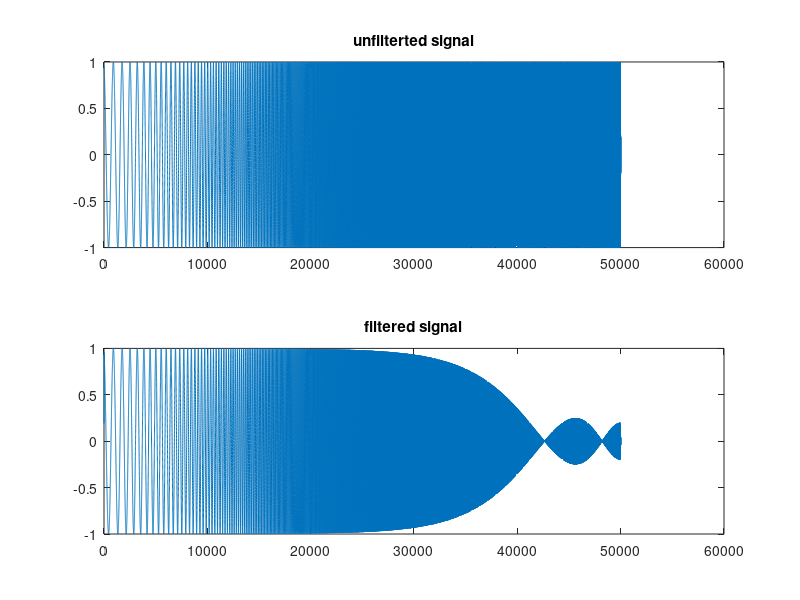

The MATLAB script that drew this image:
%laden des signal packages um chirp() benutzen zu koennen
pkg load signal

%k soll entweder 10,50,250

% Chirp-Parameter
tStart = 0; fStart = 10;
tStop = 5; fStop = 5000;
FSample = 1e4; TSample = 1 / FSample;
% ----------------------------------------
t = tStart:TSample:tStop;
y = chirp(t, fStart, tStop, fStop, 'logarithmic');

prompt = 'please enter value for k:'
k = input(prompt)


%ausgabe der filegroesse
[samples, channels] = size (y)


%stereo -> mono
%y = (y(:,1) + y(:,2))/2;

%filtern des signals
a=1;
b=(1/k)*ones(1,k);
filtered = filter(b,a,y);

%signalnormierung beider signale
y = y /max(abs(y));
filtered = filtered /max(abs(filtered));

subplot(2,1,2);
plot(filtered);
title('filtered signal')
subplot(2,1,1);
plot(y);
title('unfilterted signal')


%info inkl. samplerate
sound(y,FSample)

pause()

%abspielen der ungefilterten datei
sound(filtered,FSample)